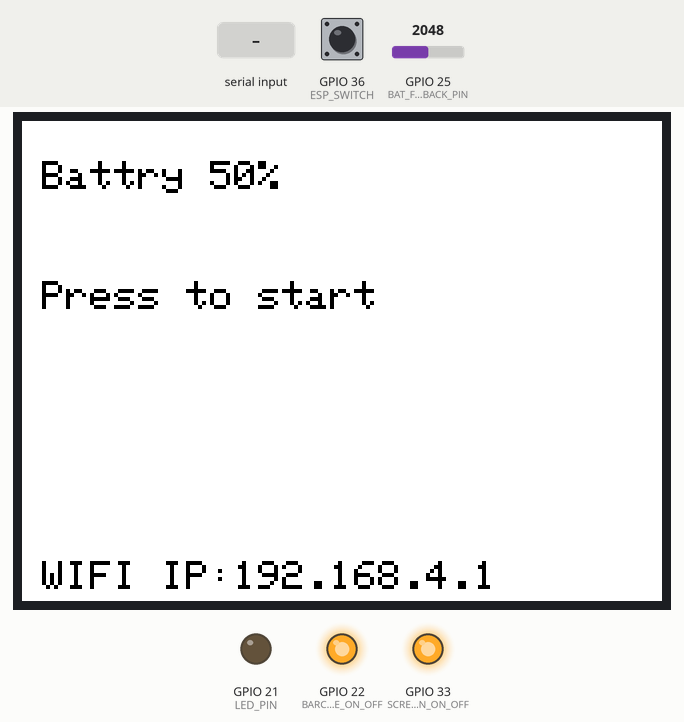
Bench run of a sketch on a simulated ESP32. Shown: 320×240 colour display, output pins drawn as LEDs (lit = HIGH). Inputs (shaded band) come from the test bench; at power-on: GPIO 36 (ESP_SWITCH) HIGH, GPIO 25 (BAT_FEEDBACK_PIN) = 2048. The local clock reads 2024-03-15 10:24:30 at power-on unless the sketch sets it.

Above: at 6.5 s.
6.6 s: GPIO 36 (ESP_SWITCH) pulled LOW for 0.15 s
At 7.3 s:
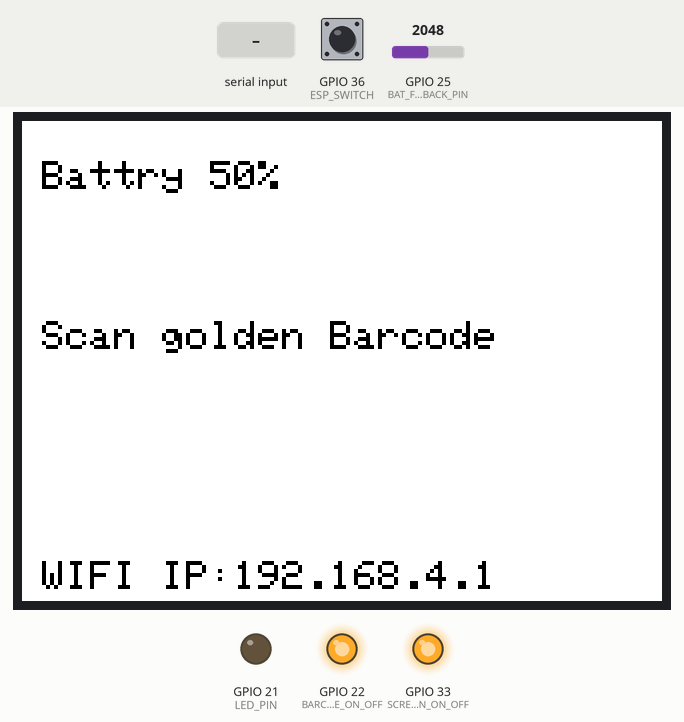
8.2 s: "1" received over the second serial link
At 9.3 s:
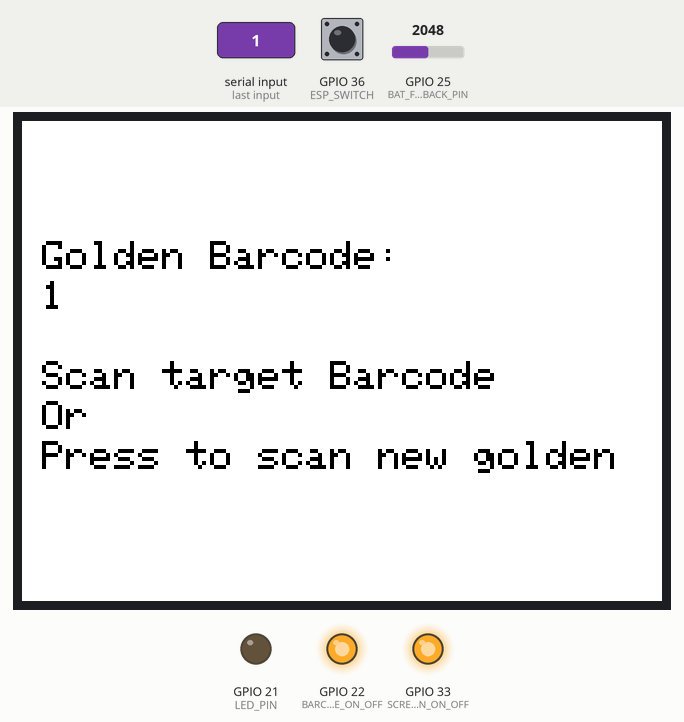
9.8 s: "0" received over the second serial link
At 11.3 s:
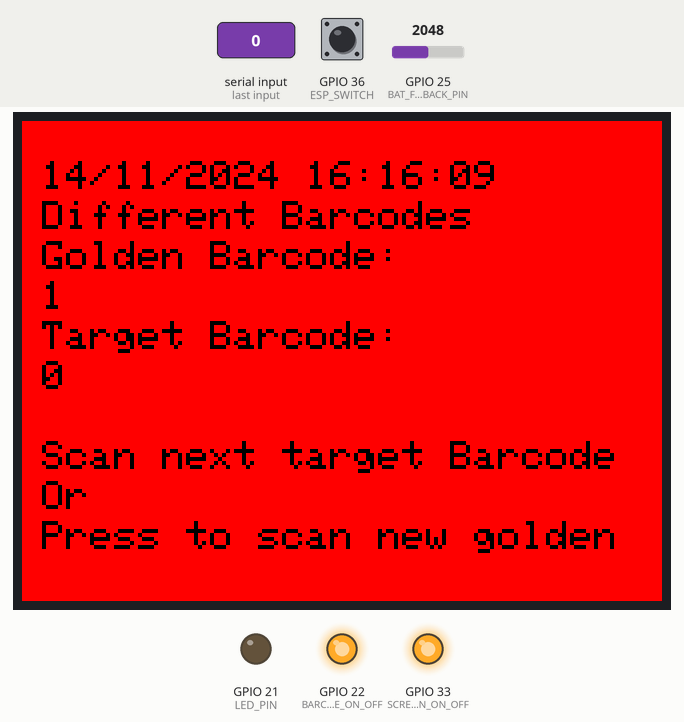
11.9 s: "1" received over the second serial link
At 12.9 s:
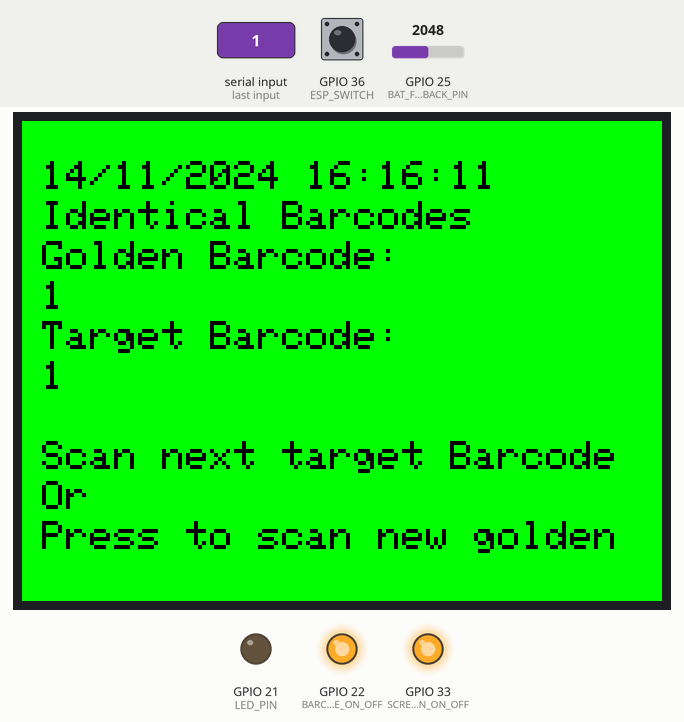
14.0 s: GPIO 36 (ESP_SWITCH) pulled LOW for 1 s
At 15.3 s:
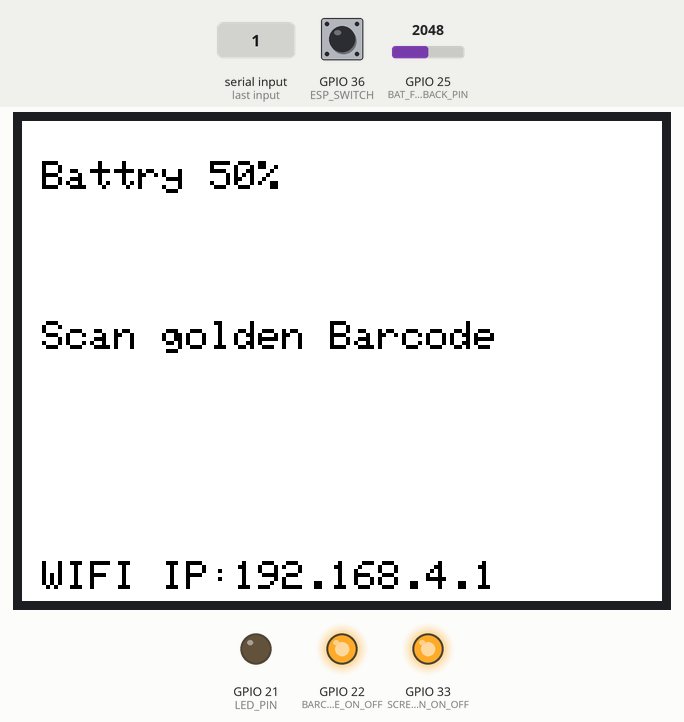
Timing chart, 0 to 17.0 s (numbered marks = the images above; inputs shaded):
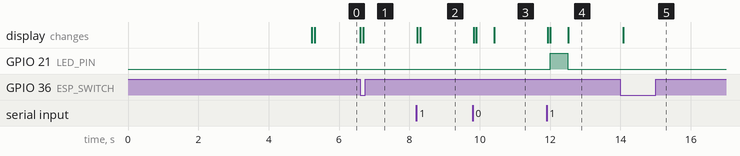

Measured:
- after the input at 6.6 s, the display: first changes at once (image 1 shows a later state)
- after the input at 8.2 s, the display: first changes at once (image 2 shows a later state)
- after the input at 9.8 s, the display: first changes at once (image 3 shows a later state)
- after the input at 11.9 s, GPIO 21 (LED_PIN): LOW → HIGH after 0.11 s, → LOW 0.50 s later; the display: first changes at once (image 4 shows a later state)
- after the input at 14.0 s, the display: changes after 0.08 s (image 5)

The sketch:

Project_Arduino_code.ino
```cpp
#include <Adafruit_GFX.h>
#include <Adafruit_ILI9341.h>
#include <HardwareSerial.h>
#include <Wire.h>
#include <RTClib.h>
#include <SPI.h>
#include <WiFi.h>
#include <ESPAsyncWebServer.h>

// Define the screen pins
#define SCREEN_CS  32
#define SCREEN_RESET  4
#define SCREEN_DC  5
#define SCREEN_MOSI  23
#define SCREEN_CLK  18
#define SCREEN_SCREEN_ON_OFF  33

// Create an instance of the ILI9341 display
Adafruit_ILI9341 screen = Adafruit_ILI9341(SCREEN_CS, SCREEN_DC, SCREEN_RESET);

// Define the switch pin
#define ESP_SWITCH  36

// Define the BARCODE pins
#define ESP_RX_BARCODE_TX  16
#define ESP_TX_BARCODE_RX  17
#define BARCODE_ON_OFF  22

// Create an instance of the HardwareSerial class for the BARCODE
HardwareSerial barcode(1);

// Define the real time clock (RTC) pins
#define RTC_SDA  27
#define RTC_SCL  14

// Create an instance of the RTC
RTC_DS3231 RTC;

// Define the WI-FI
const char *ssid = "ESP32-Access-Point";  // SSID for the AP
const char *password = "123456789";       // Password for the AP

AsyncWebServer server(80);  // Create a web server on port 80

// Define the blue LED pin
#define LED_PIN  21

// Define the battry feedback pin
#define BAT_FEEDBACK_PIN  25

// Define global variables
String golden_barcode = "";
String target_barcode = "";
String wifi_page = "";
bool golden_mode = false;

// Wifi page update
void updateWifiPage()
{
  // Start the HTML page with the necessary headers
  wifi_page = "<!DOCTYPE html>";
  wifi_page += "<html lang='en'>";
  wifi_page += "<head>";
  wifi_page += "<meta charset='UTF-8'>";
  wifi_page += "<meta name='viewport' content='width=device-width, initial-scale=1.0'>";
  wifi_page += "<title>Barcode and Date Information</title>";
  wifi_page += "<style>";
  wifi_page += "body { font-family: Arial, sans-serif; margin: 20px; }";
  wifi_page += "h1 { color: #4CAF50; }";
  wifi_page += "p { font-size: 16px; }";
  wifi_page += "</style>";
  wifi_page += "</head>";
  wifi_page += "<body>";

  // Display the barcode information
  wifi_page += "<p><b>Golden Barcode: </b>" + golden_barcode + "</p>";
  wifi_page += "<p><b>Target Barcode: </b>" + target_barcode + "</p>";

  // Compare the barcodes
  if (golden_barcode == target_barcode)
  {
    wifi_page += "<p><b>Comparison: </b>Identical</p>";
  }
  else
  {
    wifi_page += "<p><b>Comparison: </b>Different</p>";
  }

  // Get the current date and time from the RTC
  DateTime now = RTC.now();
  char dateBuffer[20];
  snprintf(dateBuffer, sizeof(dateBuffer), "%02d/%02d/%04d", now.day(), now.month(), now.year());
  char timeBuffer[10];
  snprintf(timeBuffer, sizeof(timeBuffer), "%02d:%02d:%02d", now.hour(), now.minute(), now.second());

  // Display RTC information on the wifi page
  wifi_page += "<p><b>Date: </b>" + String(dateBuffer) + "</p>";
  wifi_page += "<p><b>Time: </b>" + String(timeBuffer) + "</p>";
  wifi_page += "</body>";
  wifi_page += "</html>";
}

// Setup function
void setup()
{
  // Initialize serial communication for debugging
  Serial.begin(115200);

  // Initialize the display
  pinMode(SCREEN_SCREEN_ON_OFF, OUTPUT);
  digitalWrite(SCREEN_SCREEN_ON_OFF,HIGH); // turn ON the screen (open the gate in mosfet)
  screen.begin();
  screen.setRotation(3); // Adjust rotation as needed for your display orientation
  screen.fillScreen(ILI9341_WHITE);  // Fill the screen with a color
  screen.setCursor(10, 100);
  screen.setTextColor(ILI9341_BLACK);
  screen.setTextSize(2);
  screen.print("Welcome...");

  // Initialize the switch pin
  pinMode(ESP_SWITCH, INPUT);

  // Initialize serial communication with the GM810 barcode scanner
  pinMode(BARCODE_ON_OFF, OUTPUT);
  digitalWrite(BARCODE_ON_OFF,HIGH); // turn ON the barcode (enable the dc to dc 5V)
  barcode.begin(9600, SERIAL_8N1, ESP_RX_BARCODE_TX, ESP_TX_BARCODE_RX); // RX pin 16, TX pin 17

  // Initialize RTC
  Wire.begin(RTC_SDA, RTC_SCL); // SDA, SCL for ESP32
  if (!RTC.begin())
  {
    Serial.println("Couldn't find RTC");
    while (1); // If RTC is not found, stop the program
  }
  RTC.adjust(DateTime(2024, 11, 14, 16, 16, 00)); // Set the date to 2024-11-05 12:30:00
  delay(5000);

  // Start the ESP32 as an Access Point
  WiFi.softAP(ssid, password);
  server.on("/", HTTP_GET, [](AsyncWebServerRequest *request){request->send(200, "text/html", wifi_page);}); // Serve a simple web wifi page
  server.begin(); // Start the server

  // Initialize the blue LED pin
  pinMode(LED_PIN, OUTPUT);

  // Initialize the battry feedback pin
  pinMode(BAT_FEEDBACK_PIN, INPUT);

  // Get battry percentage
  float voltage = ((analogRead(25) * (3.3 / 4095.0))/3.3)*100;
  int battry_percentage = voltage;

  // Start string at the screen with wifi ip and battry percentage
  screen.fillScreen(ILI9341_WHITE);
  screen.setTextColor(ILI9341_BLACK);
  screen.setCursor(10, 20);
  screen.print("Battry " + String(battry_percentage) + "%" );
  screen.setCursor(10, 80);
  screen.print("Press to start");
  screen.setCursor(10, 220);
  screen.print("WIFI IP:" + WiFi.softAPIP().toString());
}

// Function to read barcode data
String readBarcode()
{
  String barcodeData = "";
  while (1)
  {
    if (barcode.available())
    {
      // Read the incoming data
      while (barcode.available())
      {
        char c = barcode.read();
        barcodeData += c;
        delay(20);
      }
      return barcodeData;
    }
    if (digitalRead(ESP_SWITCH) == LOW && !golden_mode)
    {
      barcodeData = "";
      return barcodeData;
    }
  }
  return barcodeData;
}

// Loop function
void loop()
{
  if (digitalRead(ESP_SWITCH) == LOW)
  {
    // Get battry percentage
    float voltage = ((analogRead(25) * (3.3 / 4095.0))/3.3)*100;
    int battry_percentage = voltage;

    golden_mode = true;
    screen.fillScreen(ILI9341_WHITE);
    screen.setTextColor(ILI9341_BLACK);
    screen.setCursor(10, 20);
    screen.print("Battry " + String(battry_percentage) + "%" );
    screen.setCursor(10, 100);
    screen.print("Scan golden Barcode");
    screen.setCursor(10, 220);
    screen.print("WIFI IP:" + WiFi.softAPIP().toString());

    // Read the golden barcode
    golden_barcode = readBarcode();
    screen.fillScreen(ILI9341_WHITE);  // Clear the screen
    screen.setCursor(10, 60);
    screen.setTextColor(ILI9341_BLACK);
    screen.print("Golden Barcode: ");
    screen.setCursor(10, 80);
    screen.print(golden_barcode);
    screen.setCursor(10, 120);
    screen.print("Scan target Barcode");
    screen.setCursor(10, 140);
    screen.print("Or");
    screen.setCursor(10, 160);
    screen.print("Press to scan new golden");
    golden_mode = false;

    // Read target barcodes until switch press
    while(1)
    {
      // Read the target barcode
      target_barcode = readBarcode();

      // Check if there a switch press to scan new golden
      if (target_barcode == "")
      {
        return;
      }

      // Format the date and time into a single string
      char datetimeBuffer[30];
      snprintf(datetimeBuffer, sizeof(datetimeBuffer), "%02d/%02d/%04d %02d:%02d:%02d", RTC.now().day(), RTC.now().month(), RTC.now().year(), RTC.now().hour(), RTC.now().minute(), RTC.now().second());

      // Compare the barcodes and display results
      if (golden_barcode == target_barcode)
      {
        screen.fillScreen(ILI9341_GREEN);  // Fill the screen with a color
        screen.setTextColor(ILI9341_BLACK);
        screen.setCursor(10, 20);
        screen.print(datetimeBuffer);
        screen.setCursor(10, 40);
        screen.print("Identical Barcodes");
        digitalWrite(LED_PIN,HIGH); // turn ON the blue LED
        delay(500);
        digitalWrite(LED_PIN,LOW); // turn OFF the blue LED
      }
      else
      {
        screen.fillScreen(ILI9341_RED);  // Fill the screen with a color
        screen.setTextColor(ILI9341_BLACK);
        screen.setCursor(10, 20);
        screen.print(datetimeBuffer);
        screen.setCursor(10, 40);
        screen.print("Different Barcodes");
        delay(500);
      }
      screen.setCursor(10, 60);
      screen.print("Golden Barcode: ");
      screen.setCursor(10, 80);
      screen.print(golden_barcode);
      screen.setCursor(10, 100);
      screen.print("Target Barcode: ");
      screen.setCursor(10, 120);
      screen.println(target_barcode);
      screen.setCursor(10, 160);
      screen.print("Scan next target Barcode");
      screen.setCursor(10, 180);
      screen.print("Or");
      screen.setCursor(10, 200);
      screen.print("Press to scan new golden");
      updateWifiPage();
    }
  }
}
```
